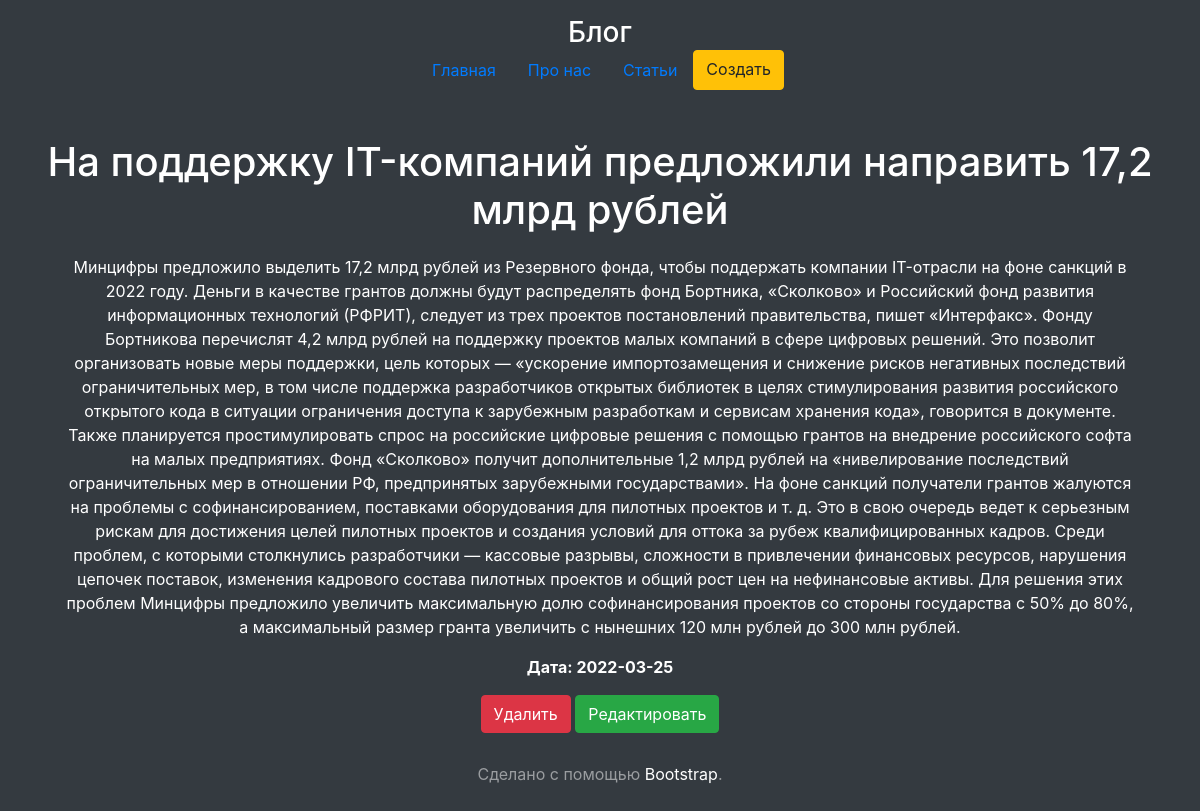
/posts/6, run on the app's committed database.
### app.py (models this page shows, shortened)
class Article(db.Model):
    id = db.Column(db.Integer, primary_key=True)
    title = db.Column(db.String(100), nullable=False)
    intro = db.Column(db.String(300), nullable=False)
    text = db.Column(db.Text, nullable=False)
    date = db.Column(db.DateTime, default=datetime.utcnow)

### app.py (the view)
@app.route('/posts/<int:id>')
def post_detail(id):
    article = Article.query.get(id)
    return render_template('post_detail.html', article=article)

### templates/post_detail.html (shortened to what this page needs)
{% extends 'base.html' %}
{% block body %}
<div class="container mt-5">
    <h1>{{ article.title }}</h1>
    <div class="alert arert-info">
        <p>{{ article.text }}</p>
        <p><b>Дата: {{ article.date.date() }}</b></p>
        <a href="/posts/{{ article.id }}/delete" class="btn btn-danger">Удалить</a>
        <a href="/posts/{{ article.id }}/update" class="btn btn-success">Редактировать</a>
    </div>
{% endblock %}

### data on the page
Article: title "На поддержку IT-компаний предложили направить 17,2 млрд рублей", text "Минцифры предложило выделить 17,2 млрд рублей из Резервного фонда, чтобы поддержать компании IT-отрасли на фоне санкций в 2022 году. Деньги в качестве грантов должны будут распределять фонд Бортника, «Сколково» и Российский фонд развития информационных технологий (РФРИТ), следует из трех проектов постановлений правительства, пишет «Интерфакс». Фонду Бортникова перечислят 4,2 млрд рублей на поддержку проектов малых компаний в сфере цифровых решений. Это позволит организовать новые меры поддержки, цель которых — «ускорение импортозамещения и снижение рисков негативных последствий ограничительных мер, в том числе поддержка разработчиков открытых библиотек в целях стимулирования развития…", date "2022-03-25"
